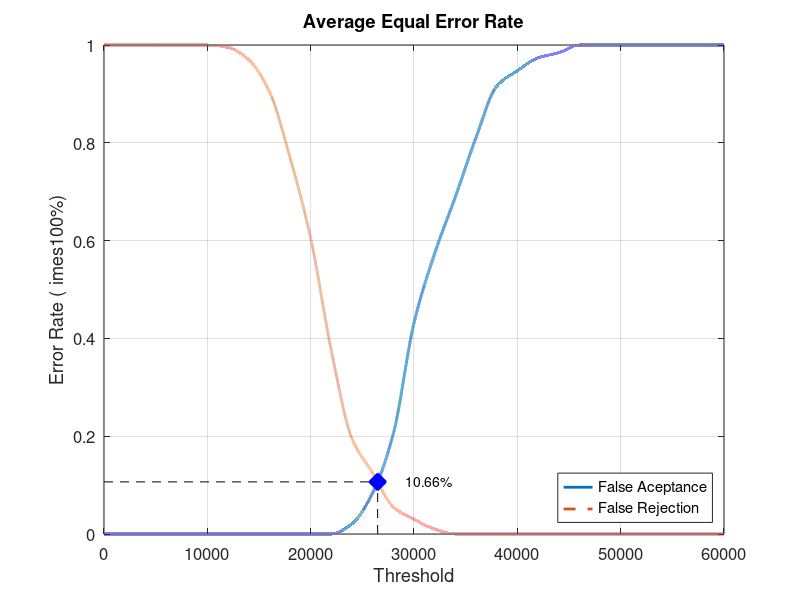
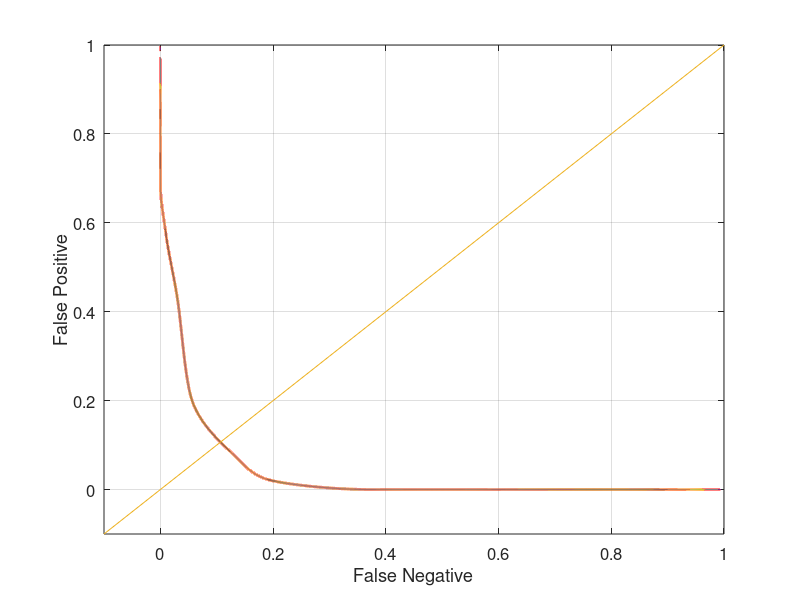

These charts were generated, in order, by the following MATLAB code:
close all;
clear;
clc;
x = 0:2000:60000;
xq = 0:0.5:60000;

y0 = [0 0 0 0 0 0 0 0 0 0 0 0 0.0210526 0.0842105 0.205263 0.431579 0.573684 0.689474 0.810526 0.915789 0.947368 0.973684 0.984211 1 1 1 1 1 1 1 1]
yy0 = interp1(x, y0, xq, 'pchip');
y1 = [1 1 1 1 1 1 0.995 0.97 0.905 0.77 0.605 0.375 0.195 0.125 0.055 0.03 0.01 0 0 0 0 0 0 0 0 0 0 0 0 0 0]
yy1 = interp1(x, y1, xq, 'pchip');

% Calculating EER: 
y2 = abs(y0 - y1);
find(y2 == min(y2))
yy2 = abs(yy0 - yy1);
xEER = find(yy2 == min(yy2));
xEERIndex = xq(xEER) % X-axis EER
yEER = yy0(xEER) % Y-axis EER

main = figure
plot(xq, yy0,'-','LineWidth', 2);	hold on
plot(xq, yy1,'--','LineWidth', 2);	hold on
plot([xEERIndex xEERIndex], [0 yEER], 'k--');	hold on
plot([0 xEERIndex], [yEER yEER], 'k--');	hold on
plot(xEERIndex, yEER, 'bx', 'LineWidth', 10);	hold on
text(xEERIndex + 10 * xEERIndex / 100, yEER, [num2str(round((10000 * yEER)) / 100) '%'])
legend('False Aceptance', 'False Rejection', 'Location', 'SouthEast')
xlabel('Threshold')
ylabel('Error Rate (	imes100%)')
title('Average Equal Error Rate')
set(gca, 'FontSize', 12)
axis([0 60000 0 1])
grid on

print(main, 'Database5_1Main', '-dpng');
FNRxFPR = figure('Color', [1 1 1]);
plot(yy1, yy0, '-', yy1, yy0, 'LineWidth', 2);
hold on
y = -0.1:0.1:1
plot(y, y); 
set(gca, 'FontSize', 12)
xlabel('False Negative')
ylabel('False Positive')
axis([-0.1 1 -0.1 1])
set(gca, 'FontSize', 12)
grid on

print(FNRxFPR, 'Database5_1FNRxFPR','-dpng');
